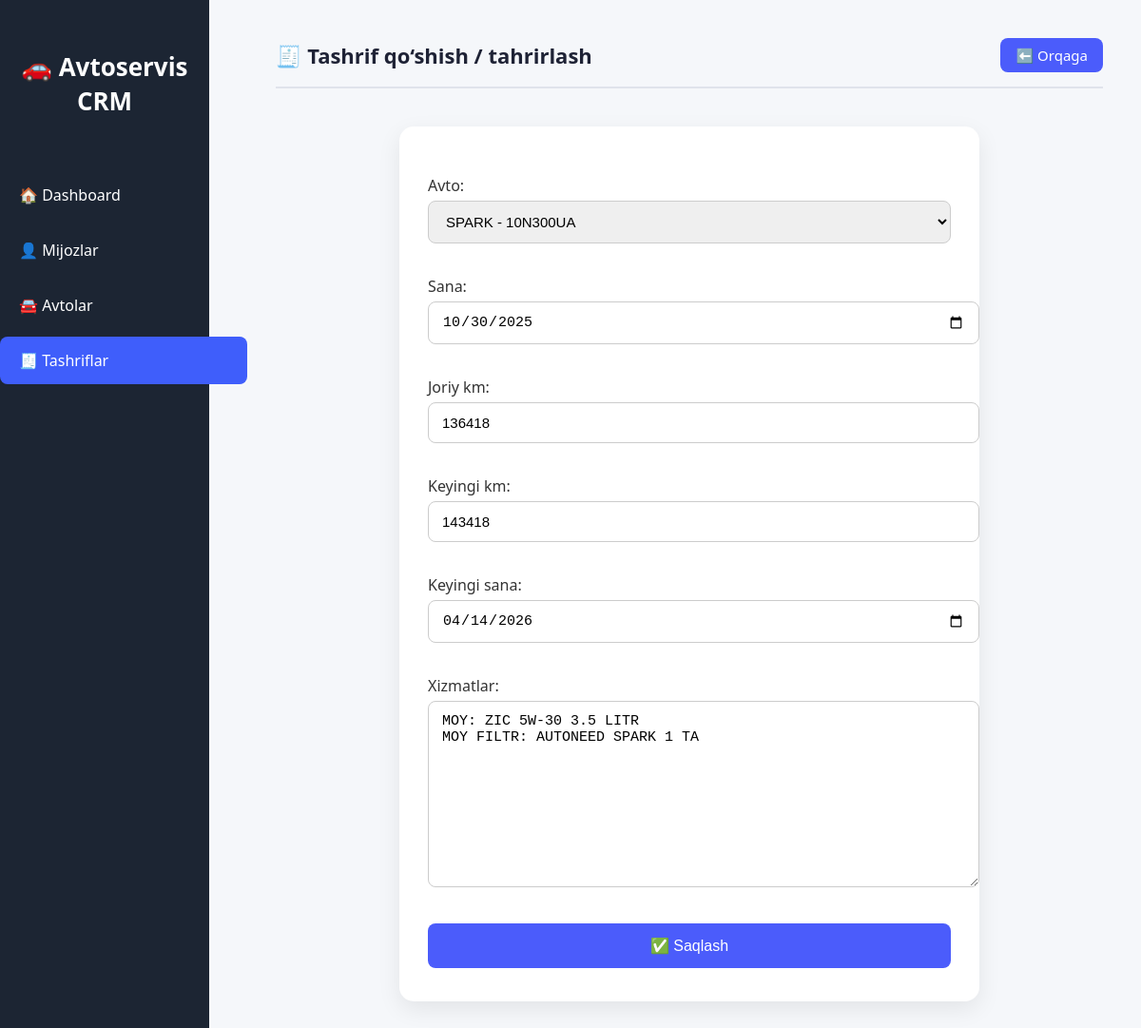
Screenshot of /tashrif/edit/1/ with the database file from the repository.
### home/models.py (models this page shows, shortened)
class Tashrif(models.Model):
    avto = models.ForeignKey(Avto, models.DO_NOTHING, db_column='avto_id', blank=True, null=True)
    sana = models.DateField(blank=True, null=True)
    joriy_km = models.IntegerField(blank=True, null=True)
    keyingi_km = models.IntegerField(blank=True, null=True)
    keyingi_sana = models.DateField(blank=True, null=True)
    xizmatlar = models.TextField(blank=True, null=True)
    class Meta:
        managed = False
        db_table = 'Tashrif'

### home/views.py (the view)
# urls.py: path('tashrif/edit/<int:pk>/', views.tashrif_edit, name='tashrif_edit'),
def tashrif_edit(request, pk):
    tashrif = get_object_or_404(Tashrif, pk=pk)
    form = TashrifForms(request.POST or None, instance=tashrif)
    if request.method == 'POST' and form.is_valid():
        form.save()
        return redirect('tashrif_list')
    return render(request, 'tashrif_form.html', {'form': form})

### home/forms.py
class TashrifForms(forms.ModelForm):
    class Meta:
        model = Tashrif
        fields = "__all__"
        widgets = {
            'sana': forms.DateInput(attrs={'type': 'date'}),
            'keyingi_sana': forms.DateInput(attrs={'type': 'date'}),
        }

### home/models.py (called while the page is built)
    def __str__(self):
        return f"{self.model} - {self.raqam}"

### templates/tashrif_form.html (shortened to what this page needs)
{% load static %}
<!DOCTYPE html>
<html lang="uz">
<head>
  <link rel="stylesheet" href="{% static 'style.css' %}">
</head>
<body>
  <aside class="sidebar">
    <h2>🚗 Avtoservis CRM</h2>
    <ul>
      <li><a href="{% url 'home' %}">🏠 Dashboard</a></li>
      <li><a href="{% url 'mijoz_list' %}">👤 Mijozlar</a></li>
      <li><a href="{% url 'avto_list' %}">🚘 Avtolar</a></li>
      <li class="active">🧾 Tashriflar</li>
    </ul>
  </aside>
  <main class="main">
    <div class="navbar">
      <h3>🧾 Tashrif qo‘shish / tahrirlash</h3>
      <a href="{% url 'tashrif_list' %}" class="btn-back">⬅️ Orqaga</a>
    </div>
    <div class="form-wrapper">
      <form method="POST" class="form-card">
        {{ form.as_p }}
        <button type="submit" class="btn-submit">✅ Saqlash</button>
      </form>
    </div>
  </main>
</body>
</html>

### static/style.css (style rules this page uses)
body { margin:0; padding:0; font-family: 'Segoe UI', Tahoma, Geneva, Verdana, sans-serif; background: #f5f6fa; color: #333; }
a { text-decoration: none; }
.sidebar { position: fixed; left: 0; top: 0; width: 220px; height: 100%; background-color: #1c2533; color: #fff; padding-top: 30px; display: flex; flex-direction: column; align-items: center; }
.sidebar h2 { text-align: center; font-size: 26px; margin-bottom: 40px; font-weight: bold; color: #fff; }
.sidebar ul { list-style: none; padding: 0; width: 100%; }
.sidebar ul li { width: 100%; margin-bottom: 8px; }
.sidebar ul li a, .sidebar ul li.active { display: block; padding: 14px 20px; color: white; border-radius: 8px; font-weight: 500; transition: 0.3s; }
.sidebar ul li.active, .sidebar ul li a:hover { background-color: #3f5efb; }
h2 { color: #1c2533; margin-bottom: 20px; font-weight: bold; }
.navbar { display: flex; justify-content: space-between; align-items: center; padding-bottom: 20px; border-bottom: 1px solid #ddd; margin-bottom: 30px; }
.navbar h3 { margin: 0; font-size: 24px; color: #1c2533; }

### templates/tashrif_form.html (style rules this page uses)
body { margin: 0; background: #f5f7fa; font-family: 'Segoe UI', Tahoma, Geneva, Verdana, sans-serif; display: flex; }
.sidebar { position: fixed; left: 0; top: 0; width: 220px; height: 100%; background-color: #1c2533; color: #fff; padding-top: 30px; display: flex; flex-direction: column; align-items: center; }
.sidebar h2 { text-align: center; font-size: 26px; margin-bottom: 40px; font-weight: bold; color: #fff; }
.sidebar ul { list-style: none; padding: 0; width: 100%; }
.sidebar ul li { width: 100%; margin-bottom: 8px; }
.sidebar ul li a, .sidebar ul li.active { display: block; padding: 14px 20px; color: white; border-radius: 8px; font-weight: 500; transition: 0.3s; }
.sidebar ul li.active, .sidebar ul li a:hover { background-color: #3f5efb; }
.main { margin-left: 250px; padding: 40px; width: calc(100% - 250px); min-height: 100vh; box-sizing: border-box; }
.navbar { display: flex; justify-content: space-between; align-items: center; margin-bottom: 40px; border-bottom: 2px solid #e0e3eb; padding-bottom: 15px; }
.navbar h3 { font-size: 22px; color: #1e2235; margin: 0; }
.btn-back { background: #4b5cfb; color: white; padding: 8px 16px; border-radius: 8px; text-decoration: none; font-size: 15px; transition: 0.3s; }
.form-wrapper { display: flex; justify-content: center; align-items: center; }
.form-card { background: white; padding: 35px 30px; border-radius: 15px; max-width: 550px; width: 100%; box-shadow: 0 8px 25px rgba(0,0,0,0.08); transition: 0.3s; }
.form-card p { margin-bottom: 15px; }
.form-card input, .form-card select, .form-card textarea { width: 100%; padding: 12px 14px; border-radius: 8px; border: 1px solid #ccc; font-size: 15px; margin-top: 5px; margin-bottom: 18px; transition: 0.2s; }
.btn-submit { padding: 14px; background: #4b5cfb; color: white; border: none; border-radius: 8px; font-size: 16px; font-weight: 500; cursor: pointer; width: 100%; transition: 0.3s; }

### rows the page displays
Tashrif: avto "SPARK - 10N300UA", sana "10/30/2025", joriy_km "136418", keyingi_km "143418", keyingi_sana "04/14/2026", xizmatlar "MOY: ZIC 5W-30 3.5 LITR MOY FILTR: AUTONEED SPARK 1 TA"
